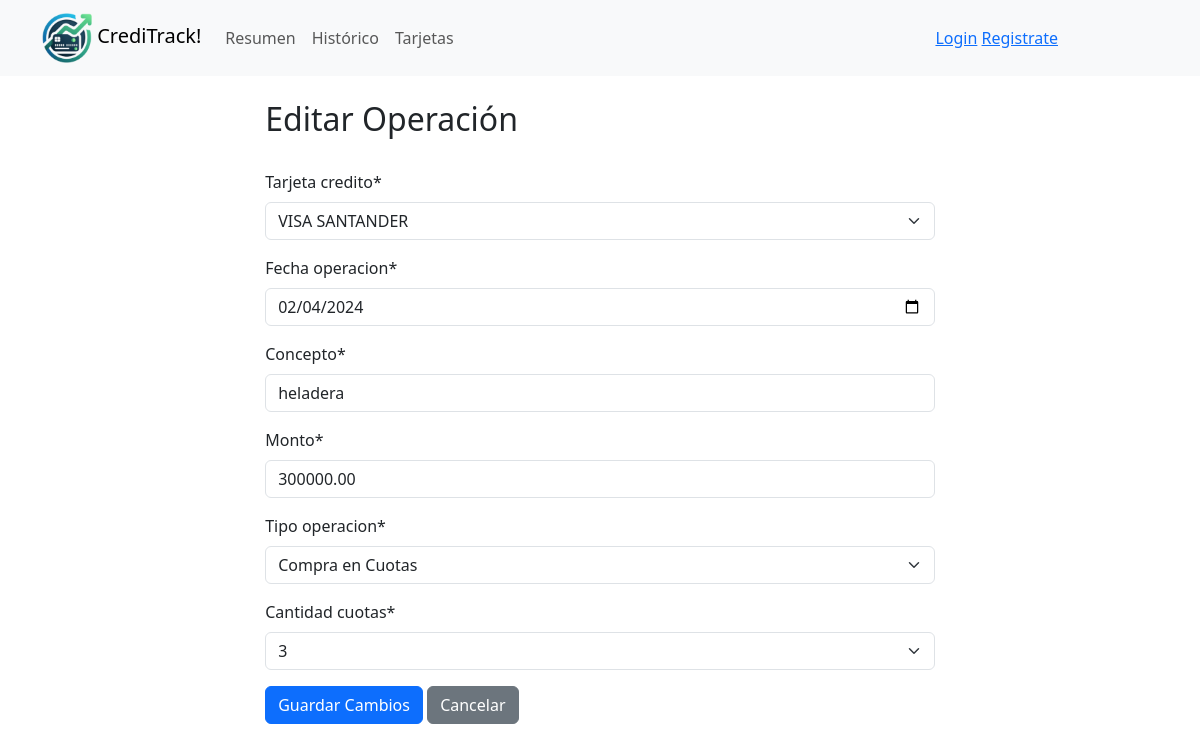
The page /gestor_tarjetas/operacion/editar/115 on the database its author committed.
### gestor_tarjetas/models.py (models this page shows, shortened)
class OperacionTarjeta(models.Model):
    usuario = models.ForeignKey(settings.AUTH_USER_MODEL, on_delete=models.CASCADE, related_name='operaciones',null=False )
    tarjeta_credito = models.ForeignKey(ConfiguracionTarjeta, on_delete=models.CASCADE, related_name='operaciones',null=False)
    TIPOS_OPERACION = (
        ('CUOTA', 'Compra en Cuotas'),
        ('SUSCRIPCION', 'Suscripcion Mensual')
    )
    CANTIDAD_CUOTAS = (
        (1, '1'),
        (3, '3'),
        (6, '6'),
        (9, '9'),
        (12, '12'),
    )
    fecha_operacion = models.DateField()
    concepto = models.CharField(max_length=200)
    monto = models.DecimalField(max_digits=10, decimal_places=2)
    tipo_operacion = models.CharField(max_length=12, choices=TIPOS_OPERACION)
    cantidad_cuotas = models.PositiveIntegerField(default=1, choices=CANTIDAD_CUOTAS) #Solo para compras en cuotas

### gestor_tarjetas/views.py (the view)
# urls.py: path('operacion/editar/<int:id>', views.editar_operacion, name='editar_operacion'),
def editar_operacion(request, id):
    operacion = get_object_or_404(OperacionTarjeta, id=id)
    if request.method == 'POST':
        form = OperacionTarjetaForm(request.POST, instance=operacion)
        if form.is_valid():
            form.save()
            Calendario.objects.filter(operacion_id=operacion).delete()
            if operacion.tipo_operacion == 'CUOTA':
                for n in range(operacion.cantidad_cuotas):
                    monto_cuota = operacion.monto / operacion.cantidad_cuotas
                    fecha_vencimiento = operacion.fecha_operacion + relativedelta(months=+n)
                    Calendario.objects.create(
                        operacion_id=operacion,
                        numero_cuota=n+1,
                        monto_cuota=monto_cuota,
                        fecha_vencimiento=fecha_vencimiento,
                        concepto=operacion.concepto
                    )
            return redirect ('lista_operaciones')
    else:
        print("Fecha de operacion:", operacion.fecha_operacion)
        form = OperacionTarjetaForm(instance=operacion)
    return render(request, 'gestor_tarjetas/editar_operacion.html', {'form':form})

### gestor_tarjetas/forms.py
class OperacionTarjetaForm(forms.ModelForm):
    class Meta:
        model = OperacionTarjeta
        fields = [
            'tarjeta_credito',
            'fecha_operacion',
            'concepto',
            'monto',
            'tipo_operacion',
            'cantidad_cuotas']
        widgets = {
            'fecha_operacion' : forms.DateInput(format='%Y-%m-%d',attrs={'type':'date'}),
        }
    def __init__ (self, *args, **kwargs):
        usuario = kwargs.pop('usuario', None)
        super(OperacionTarjetaForm, self).__init__(*args, **kwargs)
        if usuario:
            self.fields['tarjeta_credito'].queryset=ConfiguracionTarjeta.objects.filter(usuario=usuario)
            self.fields['tarjeta_credito'].label_from_instance = lambda obj: f"{obj.nombre}"

### gestor_tarjetas/models.py (called while the page is built)
    def __str__(self):
        return self.nombre

### gestor_tarjetas/templates/gestor_tarjetas/editar_operacion.html (shortened to what this page needs)
{% extends 'gestor_tarjetas/base.html' %}
{% load crispy_forms_tags %}
{% block content %}
<div style="width: 60%; margin: auto;">
    <br>
<h2>Editar Operación</h2>
    <br>
    <form method="post">
        {{ form|crispy }}
        <button type="submit" class="btn btn-primary">Guardar Cambios</button>
        <a href="{% url 'lista_operaciones' %}" class="btn btn-secondary">Cancelar</a>
    </form>
</div>
{% endblock %}

### rows shown on the page
OperacionTarjeta: tarjeta_credito "VISA SANTANDER", fecha_operacion "02/04/2024", concepto "heladera", monto "300000.00", tipo_operacion "Compra en Cuotas", cantidad_cuotas "3"
